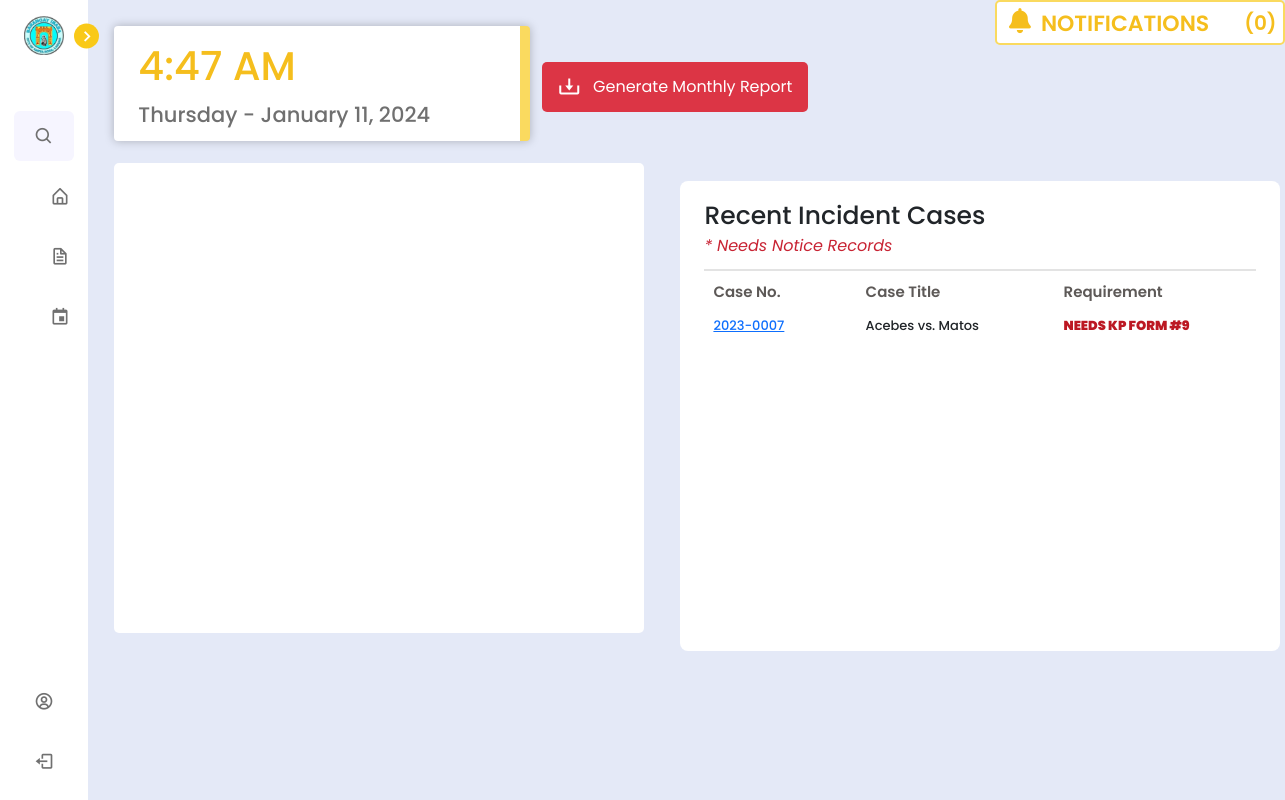
Page /barangay/lupon/home.php (signed in) on the earlier database version.
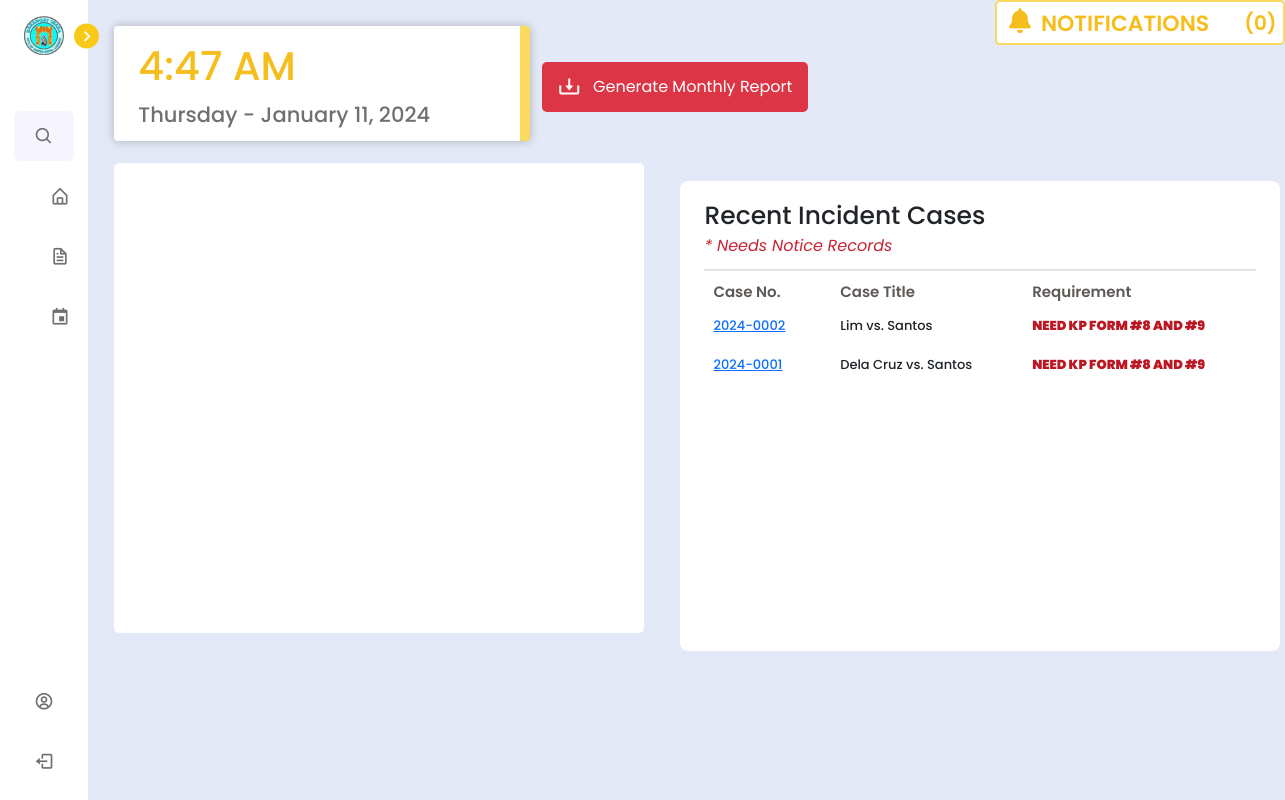
Same page on the later database version.
### tables this page shows
CREATE TABLE `incident_report` (
  `incident_id` int(11) NOT NULL,
  `complainant_last_name` varchar(255) NOT NULL,
  `complainant_first_name` varchar(255) NOT NULL,
  `complainant_middle_name` varchar(255) NOT NULL,
  `complainant_cellphone_number` varchar(20) NOT NULL,
  `complainant_house_address` varchar(255) NOT NULL,
  `respondent_last_name` varchar(255) NOT NULL,
  `respondent_first_name` varchar(255) NOT NULL,
  `respondent_middle_name` varchar(255) NOT NULL,
  `respondent_cellphone_number` varchar(20) NOT NULL,
  `respondent_house_address` varchar(255) NOT NULL,
  `incident_case_number` varchar(50) NOT NULL,
  `incident_case_type` varchar(100) NOT NULL,
  `incident_date` date NOT NULL,
  `description_of_violation` tinytext NOT NULL,
  `created_at` timestamp NOT NULL DEFAULT current_timestamp(),
  `submitter_first_name` varchar(50) DEFAULT NULL,
  `submitter_last_name` varchar(50) DEFAULT NULL,
  `lupon_id` int(11) DEFAULT NULL,
  `pb_id` int(11) NOT NULL,
  `other_incident_case_type` varchar(255) DEFAULT NULL,
  `attachment` blob DEFAULT NULL
);

### barangay/lupon/home.php (the view, shortened to what the changed rows need)
<?php
include '../../config.php';
$email = $_SESSION['email_address'];
?>
<!DOCTYPE html>
<html lang="en">
<head>
    <link href='https://unpkg.com/boxicons@2.1.1/css/boxicons.min.css' rel='stylesheet'>
    <link rel="stylesheet" href="https://cdnjs.cloudflare.com/ajax/libs/font-awesome/6.4.2/css/all.min.css" />
    <link rel="stylesheet" href="../../node_modules/bootstrap/dist/css/bootstrap.min.css">
    <link rel="stylesheet" href="../../css/lupon_home.css">
    <link href="https://cdn.jsdelivr.net/npm/fullcalendar@5.9.0/main.css" rel="stylesheet">
</head>
<body>
<?php include 'navbar.php';?>
<section class="home" style="margin-top: -10px;">
    <div class="home-container" style="display: flex;">
        <div class="incident-case-table">
            <div class="head-text">
                <div class="table-container">
                    <table class="incident-table">
                        <thead>
                            <tr>
                                <th>Case No.</th>
                                <th>Case Title</th>
                                <th>Requirement</th>
                            </tr>
                        </thead>
                        <tbody id="tableBody" style="overflow-y: hidden;">
                            <?php
                            $selectLuponId = mysqli_query($conn, "SELECT pb_id FROM `lupon_accounts` WHERE email_address = '$email'");
                            $row = mysqli_fetch_assoc($selectLuponId);
                            $pb_id = $row['pb_id'];
                            $select = mysqli_query($conn, "
    SELECT
        incident_report.incident_case_number AS incident_case_number,
        incident_report.complainant_last_name AS complainant_last_name,
        incident_report.respondent_last_name AS respondent_last_name,
        incident_report.created_at AS created_at,
        incident_report.submitter_first_name AS submitter_first_name,
        incident_report.submitter_last_name AS submitter_last_name,
        notify_residents.generate_summon AS generate_summon,
        notify_residents.generate_hearing AS generate_hearing,
        hearing.date_of_hearing AS date_of_hearing
    FROM `incident_report`
    LEFT JOIN `notify_residents` ON incident_report.incident_case_number = notify_residents.incident_case_number
    LEFT JOIN `amicable_settlement` ON incident_report.incident_case_number = amicable_settlement.incident_case_number
    LEFT JOIN `hearing` ON incident_report.incident_case_number = hearing.incident_case_number
    WHERE (
            notify_residents.generate_summon = 'not generated'
            OR notify_residents.generate_hearing = 'not generated'
            OR notify_residents.generate_summon IS NULL
            OR notify_residents.generate_hearing IS NULL
            OR hearing.date_of_hearing IS NULL
        )
        AND incident_report.pb_id = $pb_id
        AND amicable_settlement.incident_case_number IS NULL
    ORDER BY incident_report.created_at DESC
") or die('query failed');
                            if (mysqli_num_rows($select) === 0) {
                                echo '<tr><td colspan="3" style="font-size: 22px; font-weight: 600; text-transform: capitalize;">No Incident Cases with Incomplete Notice</td></tr>';
                            } else {
                                while ($fetchCases = mysqli_fetch_assoc($select)) {
                                    $incident_case_number = $fetchCases['incident_case_number'];
                                    $checkHearingTable = mysqli_query($conn, "SELECT * FROM `hearing` WHERE incident_case_number = '$incident_case_number'");
                                    if (mysqli_num_rows($checkHearingTable) === 0) {
                                        echo '<tr>';
                                        echo '<td><a href="hearing_schedule.php?incident_case_number=' . $incident_case_number . '" target="_blank">' . htmlspecialchars(substr($incident_case_number, 0, 9)) . '</a></td>';
                                        echo '<td>' . $fetchCases['complainant_last_name'] . ' vs. ' . $fetchCases['respondent_last_name'] . '</td>';
                                        echo '<td>';
                                        if ($fetchCases['generate_summon'] === 'not generated' && $fetchCases['generate_hearing'] === 'form generated') {
                                            echo '<span class="to-notify">NEEDS KP FORM #9</span>';
                                        } elseif ($fetchCases['generate_hearing'] === 'not generated' && $fetchCases['generate_summon'] === 'form generated') {
                                            echo '<span class="to-notify">NEEDS KP FORM #8</span>';
                                        } else {
                                            echo '<span style="font-weight: 900;">SET HEARING SCHEDULE</span>';
                                        }
                                        echo '</tr>';
                                    } else {
                                        echo '<tr>';
                                        echo '<td>';
                                        if (mysqli_num_rows($checkHearingTable) === 0 || $fetchCases['date_of_hearing'] === NULL) {
                                            echo '<a href="hearingschedule_.php?incident_case_number=' . $incident_case_number . '" target="_blank">';
                                        } else {
                                            echo '<a href="notice_forms.php?incident_case_number=' . $incident_case_number . '" target="_blank">';
                                        }
                                        echo htmlspecialchars(substr($incident_case_number, 0, 9)) . '</a></td>';
                                        echo '<td>' . $fetchCases['complainant_last_name'] . ' vs. ' . $fetchCases['respondent_last_name'] . '</td>';
                                        echo '<td>';
                                        if ($fetchCases['date_of_hearing'] === NULL) {
                                            echo '<span style="font-weight: 900;">SET HEARING SCHEDULE</span>';
                                        } elseif ($fetchCases['generate_summon'] === 'not generated' && $fetchCases['generate_hearing'] === 'form generated') {
            echo '<span class="to-notify">NEEDS KP FORM #9</span>';
        } elseif ($fetchCases['generate_hearing'] === 'not generated' && $fetchCases['generate_summon'] === 'form generated') {
            echo '<span class="to-notify">NEEDS KP FORM #8</span>';
        } else {
            echo '<span class="to-notify">NEED KP FORM #8 AND #9</span>';
        }
        echo '</td>';
                                        echo '</tr>';
                                    }
                                }
                            }
                            ?>
                        </tbody>
                    </table>
                </div>
            </div>
        </div>
    </div>
</section>
</body>
</html>

Differences in the rows shown:
no longer on this page (row unchanged): incident_report: incident_case_number "2023-0007", complainant_last_name "Acebes", respondent_last_name "Matos", shows "NEEDS KP FORM #9"
added incident_report: incident_case_number "2024-0002", complainant_last_name "Lim", respondent_last_name "Santos", shows "NEED KP FORM #8 AND #9"
added incident_report: incident_case_number "2024-0001", complainant_last_name "Dela Cruz", respondent_last_name "Santos", shows "NEED KP FORM #8 AND #9"
